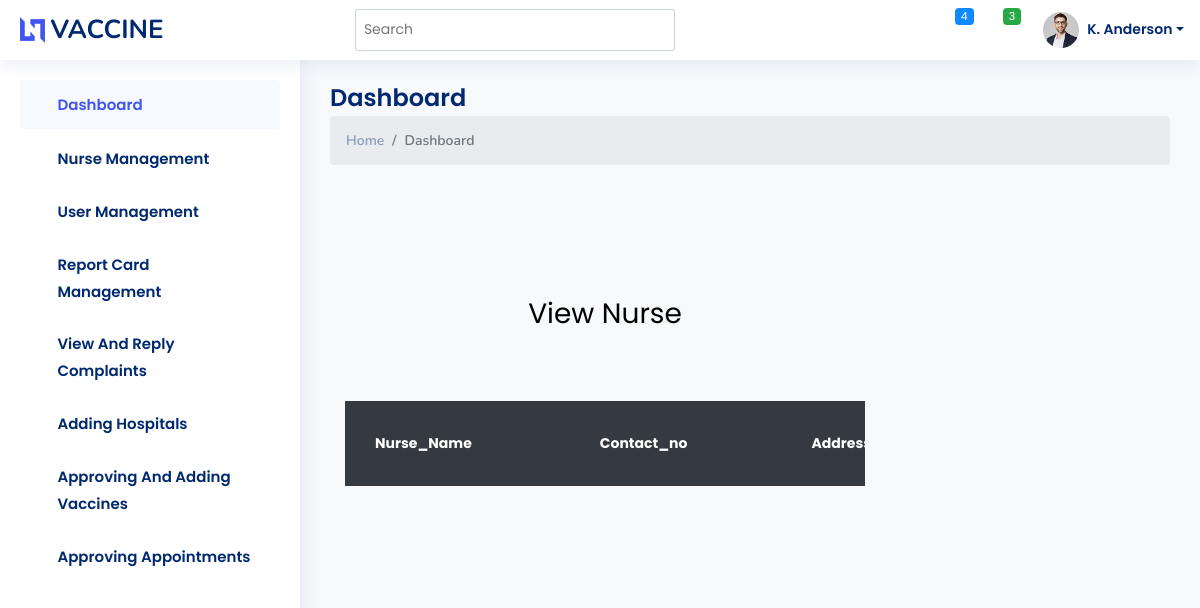
/viewnurse, run on an earlier commit of the app's database.
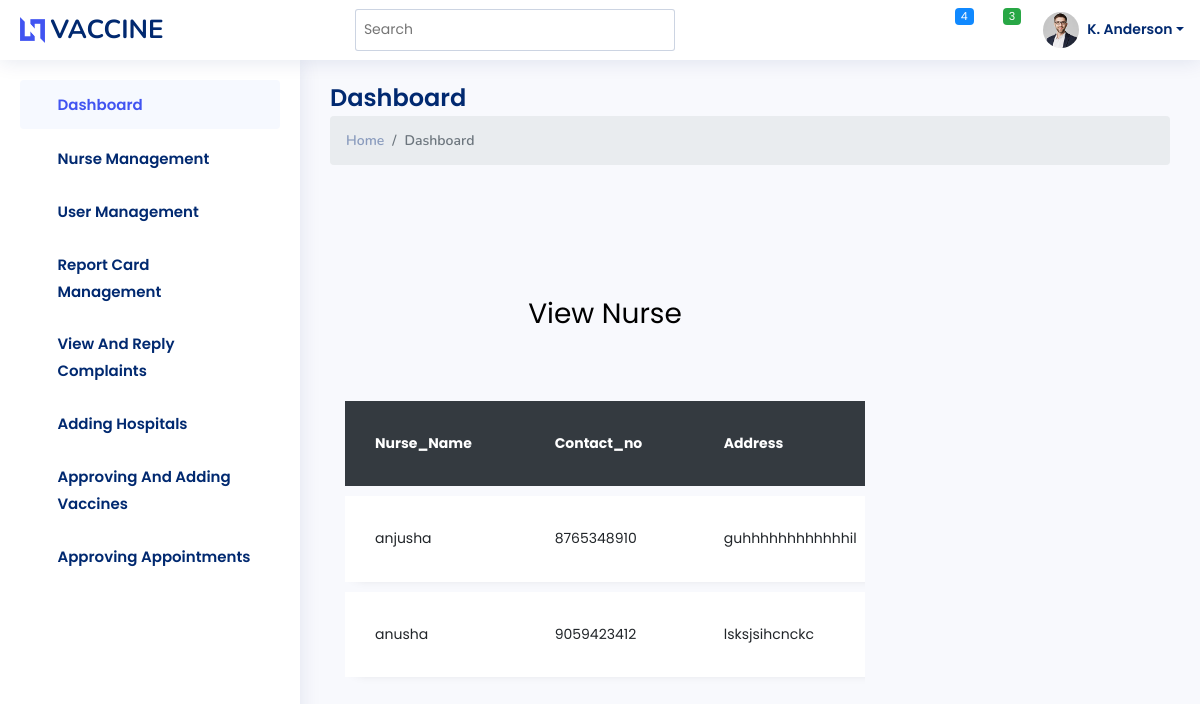
And on a later commit of the database.
### proapp/models.py (models this page shows, shortened)
class nurse(models.Model):
    Nurse_Name=models.CharField(max_length=20)
    Contact_no=models.CharField(max_length=50)
    Address=models.TextField()
    Email=models.EmailField()
    login=models.ForeignKey(Login,on_delete=models.CASCADE,null=True)
    Hospital_name=models.ForeignKey(hospital,on_delete=models.CASCADE,null=True)

### proapp/adminviews.py (the view)
def view_nurse(request):
    data=nurse.objects.all()
    return render(request,'ViewNurse.html',{'data':data})

### proapp/models.py (called while the page is built)
    def __str__(self):
        return self.Hospital_Name

### templates/ViewNurse.html (shortened to what this page needs)
{% extends 'index.html' %}
{% block content %}
<!doctype html>
{% load static %}
<html lang="en">
  <head>
	<link rel="stylesheet" href="https://stackpath.bootstrapcdn.com/font-awesome/4.7.0/css/font-awesome.min.css">
	<link rel="stylesheet" href="{% static 'assets_table/css/style.css' %}">
	</head>
	<body>
	<section class="ftco-section">
		<div class="container">
			<div class="row justify-content-center">
				<div class="col-md-6 text-center mb-5">
					<h2 class="heading-section">View Nurse</h2>
				</div>
			</div>
			<div class="row">
				<div class="col-md-12">
					<div class="table-wrap">
						<table class="table">
						  <thead class="thead-dark">
						    <tr>
						      <th> Nurse_Name</th>
						      <th>Contact_no</th>
						      <th>Address</th>
						    </tr>
						  </thead>
						  <tbody>
						  {% for i in data %}
						    <tr class="alert" role="alert">
						      <td>{{i.Nurse_Name}}</td>
						      <td>{{i.Contact_no}}</td>
						      <td>{{i.Address}}</td>
						    </tr>
						  </tbody>
							{% endfor %}
						</table>
					</div>
				</div>
			</div>
		</div>
	</section>
	</div>
	</body>
</html>
{% endblock %}

What changed in the data, as far as the page shows it:
added nurse: Nurse_Name "anjusha", Contact_no "8765348910", Address "guhhhhhhhhhhhhil"
added nurse: Nurse_Name "anusha", Contact_no "9059423412", Address "lsksjsihcnckc"
